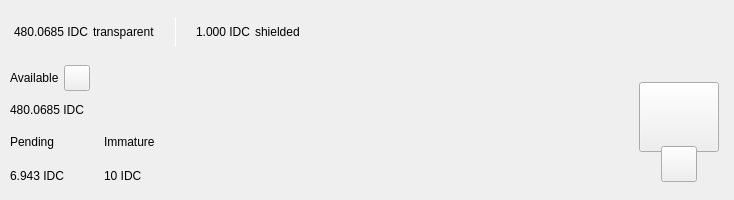
<?xml version="1.0" encoding="UTF-8"?>
<ui version="4.0">
 <class>TopBar</class>
 <widget class="QWidget" name="TopBar">
  <property name="geometry">
   <rect>
    <x>0</x>
    <y>0</y>
    <width>734</width>
    <height>200</height>
   </rect>
  </property>
  <property name="minimumSize">
   <size>
    <width>0</width>
    <height>200</height>
   </size>
  </property>
  <property name="maximumSize">
   <size>
    <width>16777215</width>
    <height>200</height>
   </size>
  </property>
  <property name="windowTitle">
   <string>Form</string>
  </property>
  <layout class="QVBoxLayout" name="verticalLayout_10" stretch="0">
   <property name="spacing">
    <number>0</number>
   </property>
   <property name="leftMargin">
    <number>0</number>
   </property>
   <property name="topMargin">
    <number>0</number>
   </property>
   <property name="rightMargin">
    <number>0</number>
   </property>
   <property name="bottomMargin">
    <number>0</number>
   </property>
   <item>
    <widget class="PFBorderImage" name="containerTop">
     <layout class="QVBoxLayout" name="verticalLayout_11">
      <property name="spacing">
       <number>0</number>
      </property>
      <property name="leftMargin">
       <number>0</number>
      </property>
      <property name="topMargin">
       <number>0</number>
      </property>
      <property name="rightMargin">
       <number>0</number>
      </property>
      <property name="bottomMargin">
       <number>0</number>
      </property>
      <item>
       <widget class="QWidget" name="top_container_2" native="true">
        <property name="minimumSize">
         <size>
          <width>0</width>
          <height>65</height>
         </size>
        </property>
        <layout class="QHBoxLayout" name="top_container">
         <property name="spacing">
          <number>0</number>
         </property>
         <property name="leftMargin">
          <number>14</number>
         </property>
         <property name="topMargin">
          <number>0</number>
         </property>
         <property name="rightMargin">
          <number>14</number>
         </property>
         <property name="bottomMargin">
          <number>0</number>
         </property>
         <item alignment="Qt::AlignVCenter">
          <widget class="QWidget" name="widgetTopAmount" native="true">
           <property name="sizePolicy">
            <sizepolicy hsizetype="Preferred" vsizetype="Maximum">
             <horstretch>0</horstretch>
             <verstretch>0</verstretch>
            </sizepolicy>
           </property>
           <layout class="QHBoxLayout" name="horizontalLayout_5">
            <property name="spacing">
             <number>5</number>
            </property>
            <property name="leftMargin">
             <number>0</number>
            </property>
            <property name="topMargin">
             <number>0</number>
            </property>
            <property name="rightMargin">
             <number>0</number>
            </property>
            <property name="bottomMargin">
             <number>0</number>
            </property>
            <item alignment="Qt::AlignTop">
             <widget class="QLabel" name="labelAmountTopIdc">
              <property name="minimumSize">
               <size>
                <width>0</width>
                <height>36</height>
               </size>
              </property>
              <property name="styleSheet">
               <string notr="true">padding:0px;margin:0px;</string>
              </property>
              <property name="text">
               <string notr="true">480.0685 IDC</string>
              </property>
             </widget>
            </item>
            <item>
             <widget class="QLabel" name="labelTrans">
              <property name="text">
               <string>transparent</string>
              </property>
             </widget>
            </item>
            <item>
             <spacer name="horizontalSpacer_11">
              <property name="orientation">
               <enum>Qt::Horizontal</enum>
              </property>
              <property name="sizeType">
               <enum>QSizePolicy::Fixed</enum>
              </property>
              <property name="sizeHint" stdset="0">
               <size>
                <width>15</width>
                <height>20</height>
               </size>
              </property>
             </spacer>
            </item>
            <item alignment="Qt::AlignVCenter">
             <widget class="QLabel" name="typeSpacerTop">
              <property name="minimumSize">
               <size>
                <width>1</width>
                <height>30</height>
               </size>
              </property>
              <property name="maximumSize">
               <size>
                <width>1</width>
                <height>30</height>
               </size>
              </property>
              <property name="styleSheet">
               <string notr="true">background-color:white;
padding:0px;
border:none;</string>
              </property>
              <property name="text">
               <string/>
              </property>
             </widget>
            </item>
            <item>
             <spacer name="horizontalSpacer_12">
              <property name="orientation">
               <enum>Qt::Horizontal</enum>
              </property>
              <property name="sizeType">
               <enum>QSizePolicy::Fixed</enum>
              </property>
              <property name="sizeHint" stdset="0">
               <size>
                <width>15</width>
                <height>20</height>
               </size>
              </property>
             </spacer>
            </item>
            <item alignment="Qt::AlignTop">
             <widget class="QLabel" name="labelAmountTopShieldedIdc">
              <property name="minimumSize">
               <size>
                <width>0</width>
                <height>36</height>
               </size>
              </property>
              <property name="text">
               <string notr="true">1.000 IDC</string>
              </property>
             </widget>
            </item>
            <item>
             <widget class="QLabel" name="labelShield">
              <property name="text">
               <string>shielded</string>
              </property>
             </widget>
            </item>
           </layout>
          </widget>
         </item>
         <item>
          <spacer name="horizontalSpacer">
           <property name="orientation">
            <enum>Qt::Horizontal</enum>
           </property>
           <property name="sizeHint" stdset="0">
            <size>
             <width>40</width>
             <height>20</height>
            </size>
           </property>
          </spacer>
         </item>
         <item>
          <layout class="QHBoxLayout" name="horizontalLayout_4">
           <property name="spacing">
            <number>12</number>
           </property>
           <property name="rightMargin">
            <number>0</number>
           </property>
           <item alignment="Qt::AlignRight">
            <widget class="QWidget" name="layoutSync" native="true">
             <property name="minimumSize">
              <size>
               <width>0</width>
               <height>36</height>
              </size>
             </property>
             <property name="maximumSize">
              <size>
               <width>16777215</width>
               <height>36</height>
              </size>
             </property>
             <layout class="QVBoxLayout" name="verticalLayout_9">
              <property name="leftMargin">
               <number>0</number>
              </property>
              <property name="topMargin">
               <number>0</number>
              </property>
              <property name="rightMargin">
               <number>0</number>
              </property>
              <property name="bottomMargin">
               <number>0</number>
              </property>
              <item>
               <widget class="ExpandableButton" name="pushButtonSync" native="true">
                <property name="minimumSize">
                 <size>
                  <width>36</width>
                  <height>36</height>
                 </size>
                </property>
                <property name="maximumSize">
                 <size>
                  <width>16777215</width>
                  <height>36</height>
                 </size>
                </property>
               </widget>
              </item>
             </layout>
            </widget>
           </item>
           <item>
            <widget class="ExpandableButton" name="pushButtonHDUpgrade" native="true">
             <property name="minimumSize">
              <size>
               <width>36</width>
               <height>36</height>
              </size>
             </property>
            </widget>
           </item>
           <item>
            <widget class="ExpandableButton" name="pushButtonStack" native="true">
             <property name="minimumSize">
              <size>
               <width>36</width>
               <height>36</height>
              </size>
             </property>
            </widget>
           </item>
           <item>
            <widget class="ExpandableButton" name="pushButtonColdStaking" native="true">
             <property name="minimumSize">
              <size>
               <width>36</width>
               <height>36</height>
              </size>
             </property>
            </widget>
           </item>
           <item>
            <widget class="ExpandableButton" name="pushButtonConnection" native="true">
             <property name="minimumSize">
              <size>
               <width>36</width>
               <height>36</height>
              </size>
             </property>
            </widget>
           </item>
           <item>
            <widget class="ExpandableButton" name="pushButtonTor" native="true">
             <property name="minimumSize">
              <size>
               <width>36</width>
               <height>36</height>
              </size>
             </property>
            </widget>
           </item>
           <item>
            <widget class="ExpandableButton" name="pushButtonLock" native="true">
             <property name="sizePolicy">
              <sizepolicy hsizetype="Expanding" vsizetype="Expanding">
               <horstretch>0</horstretch>
               <verstretch>0</verstretch>
              </sizepolicy>
             </property>
             <property name="minimumSize">
              <size>
               <width>36</width>
               <height>0</height>
              </size>
             </property>
            </widget>
           </item>
           <item>
            <widget class="ExpandableButton" name="pushButtonTheme" native="true">
             <property name="minimumSize">
              <size>
               <width>36</width>
               <height>36</height>
              </size>
             </property>
             <property name="maximumSize">
              <size>
               <width>16777215</width>
               <height>36</height>
              </size>
             </property>
            </widget>
           </item>
           <item>
            <widget class="ExpandableButton" name="pushButtonFAQ" native="true">
             <property name="minimumSize">
              <size>
               <width>36</width>
               <height>36</height>
              </size>
             </property>
            </widget>
           </item>
          </layout>
         </item>
        </layout>
       </widget>
      </item>
      <item>
       <widget class="QWidget" name="bottom_container" native="true">
        <property name="minimumSize">
         <size>
          <width>0</width>
          <height>135</height>
         </size>
        </property>
        <layout class="QHBoxLayout" name="botton_container">
         <property name="leftMargin">
          <number>10</number>
         </property>
         <property name="topMargin">
          <number>0</number>
         </property>
         <property name="rightMargin">
          <number>10</number>
         </property>
         <property name="bottomMargin">
          <number>10</number>
         </property>
         <item>
          <layout class="QVBoxLayout" name="verticalLayout_7">
           <property name="spacing">
            <number>0</number>
           </property>
           <property name="leftMargin">
            <number>0</number>
           </property>
           <property name="rightMargin">
            <number>30</number>
           </property>
           <item>
            <layout class="QVBoxLayout" name="verticalLayout_2">
             <item>
              <layout class="QHBoxLayout" name="horizontalLayoutContainerAvailable">
               <property name="spacing">
                <number>5</number>
               </property>
               <item>
                <widget class="QLabel" name="labelTitle1">
                 <property name="text">
                  <string>Available</string>
                 </property>
                </widget>
               </item>
               <item>
                <widget class="QPushButton" name="pushButtonBalanceInfo">
                 <property name="minimumSize">
                  <size>
                   <width>26</width>
                   <height>26</height>
                  </size>
                 </property>
                 <property name="maximumSize">
                  <size>
                   <width>26</width>
                   <height>26</height>
                  </size>
                 </property>
                 <property name="mouseTracking">
                  <bool>true</bool>
                 </property>
                 <property name="focusPolicy">
                  <enum>Qt::NoFocus</enum>
                 </property>
                 <property name="text">
                  <string notr="true"/>
                 </property>
                 <property name="iconSize">
                  <size>
                   <width>24</width>
                   <height>24</height>
                  </size>
                 </property>
                 <property name="shortcut">
                  <string notr="true"/>
                 </property>
                </widget>
               </item>
               <item>
                <spacer name="horizontalSpacer_4">
                 <property name="orientation">
                  <enum>Qt::Horizontal</enum>
                 </property>
                 <property name="sizeType">
                  <enum>QSizePolicy::MinimumExpanding</enum>
                 </property>
                 <property name="sizeHint" stdset="0">
                  <size>
                   <width>20</width>
                   <height>20</height>
                  </size>
                 </property>
                </spacer>
               </item>
              </layout>
             </item>
             <item>
              <widget class="QLabel" name="labelAmountIdc">
               <property name="text">
                <string notr="true">480.0685 IDC</string>
               </property>
              </widget>
             </item>
            </layout>
           </item>
           <item>
            <widget class="QWidget" name="container_imm_pend" native="true">
             <layout class="QHBoxLayout" name="horizontalLayout_2">
              <property name="spacing">
               <number>0</number>
              </property>
              <property name="leftMargin">
               <number>0</number>
              </property>
              <property name="topMargin">
               <number>0</number>
              </property>
              <property name="rightMargin">
               <number>0</number>
              </property>
              <property name="bottomMargin">
               <number>0</number>
              </property>
              <item alignment="Qt::AlignLeft">
               <widget class="QWidget" name="container_pending" native="true">
                <property name="sizePolicy">
                 <sizepolicy hsizetype="Minimum" vsizetype="Preferred">
                  <horstretch>0</horstretch>
                  <verstretch>0</verstretch>
                 </sizepolicy>
                </property>
                <layout class="QVBoxLayout" name="verticalLayout_3">
                 <property name="leftMargin">
                  <number>0</number>
                 </property>
                 <property name="topMargin">
                  <number>0</number>
                 </property>
                 <property name="rightMargin">
                  <number>0</number>
                 </property>
                 <property name="bottomMargin">
                  <number>0</number>
                 </property>
                 <item>
                  <widget class="QLabel" name="labelTitle3">
                   <property name="text">
                    <string>Pending</string>
                   </property>
                  </widget>
                 </item>
                 <item>
                  <widget class="QLabel" name="labelPendingIdc">
                   <property name="text">
                    <string notr="true">6.943 IDC</string>
                   </property>
                  </widget>
                 </item>
                </layout>
               </widget>
              </item>
              <item>
               <spacer name="horizontalSpacer_3">
                <property name="orientation">
                 <enum>Qt::Horizontal</enum>
                </property>
                <property name="sizeType">
                 <enum>QSizePolicy::Fixed</enum>
                </property>
                <property name="sizeHint" stdset="0">
                 <size>
                  <width>40</width>
                  <height>20</height>
                 </size>
                </property>
               </spacer>
              </item>
              <item alignment="Qt::AlignLeft">
               <widget class="QWidget" name="container_immature" native="true">
                <property name="sizePolicy">
                 <sizepolicy hsizetype="Minimum" vsizetype="Preferred">
                  <horstretch>0</horstretch>
                  <verstretch>0</verstretch>
                 </sizepolicy>
                </property>
                <layout class="QVBoxLayout" name="verticalLayout_4">
                 <property name="leftMargin">
                  <number>0</number>
                 </property>
                 <property name="topMargin">
                  <number>0</number>
                 </property>
                 <property name="rightMargin">
                  <number>0</number>
                 </property>
                 <property name="bottomMargin">
                  <number>0</number>
                 </property>
                 <item>
                  <widget class="QLabel" name="labelTitle4">
                   <property name="text">
                    <string>Immature</string>
                   </property>
                  </widget>
                 </item>
                 <item>
                  <widget class="QLabel" name="labelImmatureIdc">
                   <property name="text">
                    <string notr="true">10 IDC</string>
                   </property>
                  </widget>
                 </item>
                </layout>
               </widget>
              </item>
              <item>
               <spacer name="horizontalSpacer_5">
                <property name="orientation">
                 <enum>Qt::Horizontal</enum>
                </property>
                <property name="sizeHint" stdset="0">
                 <size>
                  <width>40</width>
                  <height>20</height>
                 </size>
                </property>
               </spacer>
              </item>
             </layout>
            </widget>
           </item>
          </layout>
         </item>
         <item>
          <spacer name="horizontalSpacer_2">
           <property name="orientation">
            <enum>Qt::Horizontal</enum>
           </property>
           <property name="sizeHint" stdset="0">
            <size>
             <width>40</width>
             <height>20</height>
            </size>
           </property>
          </spacer>
         </item>
         <item alignment="Qt::AlignHCenter|Qt::AlignVCenter">
          <widget class="QWidget" name="qrContainer" native="true">
           <property name="sizePolicy">
            <sizepolicy hsizetype="Preferred" vsizetype="Minimum">
             <horstretch>0</horstretch>
             <verstretch>0</verstretch>
            </sizepolicy>
           </property>
           <property name="minimumSize">
            <size>
             <width>90</width>
             <height>110</height>
            </size>
           </property>
           <property name="maximumSize">
            <size>
             <width>90</width>
             <height>110</height>
            </size>
           </property>
           <layout class="QVBoxLayout" name="containerQR">
            <property name="spacing">
             <number>0</number>
            </property>
            <property name="leftMargin">
             <number>5</number>
            </property>
            <property name="topMargin">
             <number>10</number>
            </property>
            <property name="rightMargin">
             <number>5</number>
            </property>
            <property name="bottomMargin">
             <number>0</number>
            </property>
            <item>
             <widget class="QPushButton" name="btnQr">
              <property name="minimumSize">
               <size>
                <width>70</width>
                <height>70</height>
               </size>
              </property>
              <property name="maximumSize">
               <size>
                <width>16777215</width>
                <height>70</height>
               </size>
              </property>
              <property name="focusPolicy">
               <enum>Qt::NoFocus</enum>
              </property>
              <property name="text">
               <string/>
              </property>
              <property name="iconSize">
               <size>
                <width>70</width>
                <height>70</height>
               </size>
              </property>
             </widget>
            </item>
            <item>
             <spacer name="verticalSpacer">
              <property name="orientation">
               <enum>Qt::Vertical</enum>
              </property>
              <property name="sizeType">
               <enum>QSizePolicy::Fixed</enum>
              </property>
              <property name="sizeHint" stdset="0">
               <size>
                <width>20</width>
                <height>20</height>
               </size>
              </property>
             </spacer>
            </item>
            <item alignment="Qt::AlignHCenter|Qt::AlignBottom">
             <widget class="QPushButton" name="pushButtonQR">
              <property name="minimumSize">
               <size>
                <width>36</width>
                <height>36</height>
               </size>
              </property>
              <property name="maximumSize">
               <size>
                <width>36</width>
                <height>36</height>
               </size>
              </property>
              <property name="focusPolicy">
               <enum>Qt::NoFocus</enum>
              </property>
              <property name="text">
               <string/>
              </property>
             </widget>
            </item>
           </layout>
          </widget>
         </item>
        </layout>
       </widget>
      </item>
     </layout>
    </widget>
   </item>
  </layout>
 </widget>
 <customwidgets>
  <customwidget>
   <class>ExpandableButton</class>
   <extends>QWidget</extends>
   <header>qt/islamic_digital_coin/expandablebutton.h</header>
   <container>1</container>
  </customwidget>
  <customwidget>
   <class>PFBorderImage</class>
   <extends>QFrame</extends>
   <header>qt/islamic_digital_coin/pfborderimage.h</header>
   <container>1</container>
  </customwidget>
 </customwidgets>
 <resources/>
 <connections/>
</ui>
